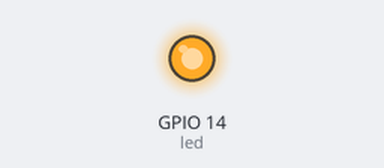
The program below on a simulated ESP8266 board running MicroPython. Parts: output pins drawn as LEDs (lit = HIGH). WiFi joins after 1.5 s; what the program prints to the serial console is not drawn. At 1.5 s the program stops and its outputs stay as they are.

Above: at 0.1 s.
Timing chart, 0 to 1.6 s (numbered marks = the images above):
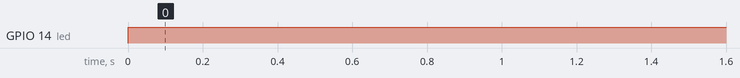

The program:

examples.py
```python
# Examples for talk:


# HELLO WORLD

from machine import Pin

# Pin(14) is marked D5 on NodeMCU
led = Pin(14, Pin.OUT)
led.value(1) # led on !
# led.value(0) # led off !


## WIFI connection

import network, machine

# Initialize connection
wifi = network.WLAN(network.STA_IF)
wifi.active(True)

# Connecting to wifi
wifi.connect("my-network", "my-password")

# Waiting until we're connected
while not wifi.isconnected(): machine.idle()

# Printing the IP address
print(wifi.ifconfig())


## BUTTON
```

Measured:
- by itself, GPIO 14 (led): LOW → HIGH at 0.00 s
